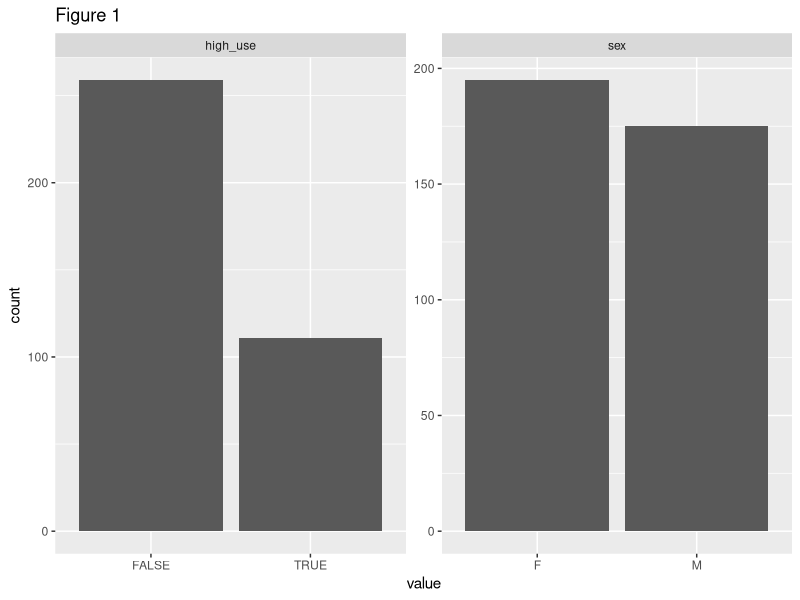
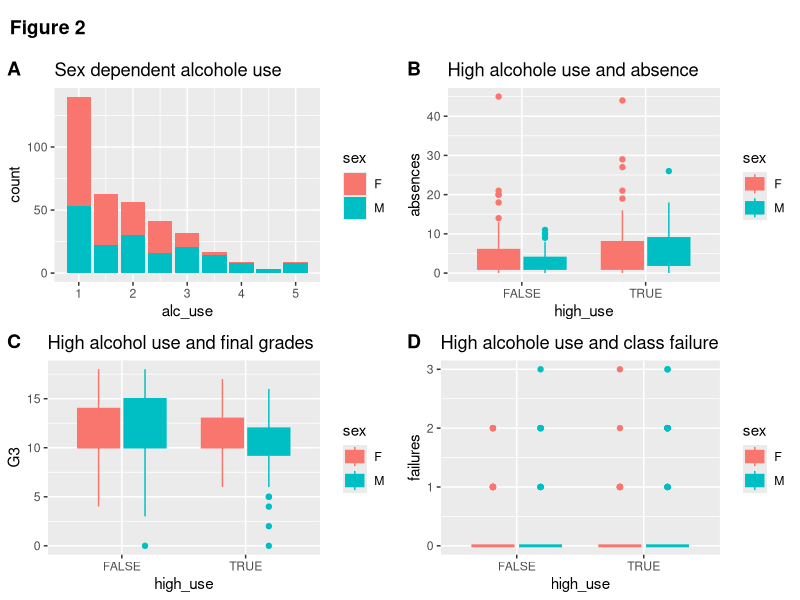
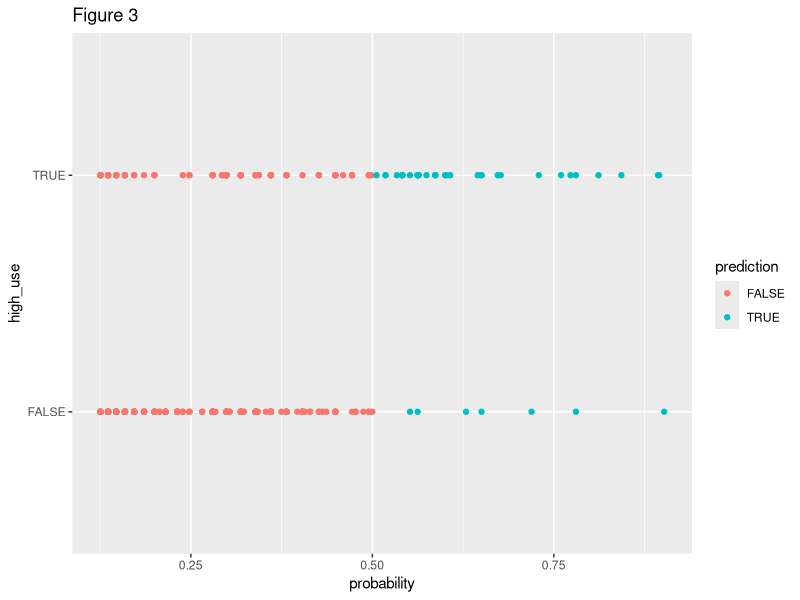

Reproduce these figures in R, in order.
## ---- chunk 1
date()
## ---- chunk 2
#Setting Working Directory
setwd("C:/IODS/IODS-project")

#loading the data 
alc <- read.table("data/alc.csv", sep = ",", header=TRUE, stringsAsFactors = TRUE)

variable.names(alc)
## ---- chunk 3
# access the tidyverse libraries tidyr, dplyr, ggplot2
library(tidyr); library(dplyr); library(ggplot2); library(cowplot)


alc_interest <- select(alc, one_of("high_use", "sex"))

gather(alc_interest) %>% ggplot(aes(value)) + facet_wrap("key", scales = "free") +
geom_bar() +
ggtitle("Figure 1")

summary(alc$sex)
summary(alc$high_use)
## ---- chunk 4

p1 <- ggplot(data = alc, aes(x = alc_use, fill = sex)) + 
geom_bar() + 
ggtitle("Sex dependent alcohole use")

p2 <- ggplot(data = alc, aes(x = high_use, y = failures, fill = sex, color = sex)) + 
geom_boxplot() + 
ggtitle("High alcohole use and class failure")

p3 <- ggplot(data = alc, aes(x = high_use, y = absences, fill = sex, color = sex)) + 
geom_boxplot() + 
ggtitle("High alcohole use and absence")

p4 <- ggplot(data = alc, aes(x = high_use, y = G3, fill = sex, color = sex)) + 
geom_boxplot() + 
ggtitle("High alcohol use and final grades")

p <- plot_grid(p1, p3, p4, p2, labels = c('A', 'B', 'C', 'D'))

title <- ggdraw() + 
draw_label( "Figure 2",
    fontface = 'bold', x = 0, hjust = 0 ) +
  theme(
    # add margin on the left of the drawing canvas,
    # so title is aligned with left edge of first plot
    plot.margin = margin(0, 0, 0, 7))
plot_grid( title, p, ncol = 1,
  # rel_heights values control vertical title margins
  rel_heights = c(0.1, 1))

summary(alc$absences)
summary(alc$failures)
summary(alc$G3)

## ---- chunk 5
# find the model with glm()
m <- glm(high_use ~ failures + absences + sex + G3, data = alc, family = "binomial")

# print out a summary of the model
summary(m)

# print out the coefficients of the model
coef(m)

# compute odds ratios (OR)
OR <- coef(m) %>% exp

# compute confidence intervals (CI)
CI <- confint(m) %>% exp

# print out the odds ratios with their confidence intervals
cbind(OR, CI)
## ---- chunk 6
# fit the model
m2 <- glm(high_use ~ failures + absences + sex, data = alc, family = "binomial")

# predict() the probability of high_use
probabilities <- predict(m2, type = "response")

# add the predicted probabilities to 'alc'
alc <- mutate(alc, probability = probabilities)

# use the probabilities to make a prediction of high_use
alc <- mutate(alc, prediction = probability > 0.5)

# see the last ten original classes, predicted probabilities, and class predictions
select(alc, failures, absences, sex, high_use, probability, prediction) %>% tail(10)

# tabulate the target variable versus the predictions
table(high_use = alc$high_use, prediction = alc$prediction)
## ---- chunk 7
# initialize a plot of 'high_use' versus 'probability' in 'alc'
g <- ggplot(alc, aes(x = probability, y = high_use, col = prediction)) + 
  geom_point() +
  ggtitle("Figure 3")
g

# tabulate the target variable versus the predictions
table(high_use = alc$high_use, prediction = alc$prediction) %>% prop.table %>% addmargins
## ---- chunk 8
# define a loss function (average prediction error)
loss_func <- function(class, prob) {
  n_wrong <- abs(class - prob) > 0.5
  mean(n_wrong)
}

# compute the average number of wrong predictions in the (training) data
loss_func(class = alc$high_use, prob = alc$probability)

## ---- chunk 9
# K-fold cross-validation
library(boot)
cv <- cv.glm(data = alc, cost = loss_func, glmfit = m, K = 10)

# average number of wrong predictions in the cross validation
cv$delta[1]

